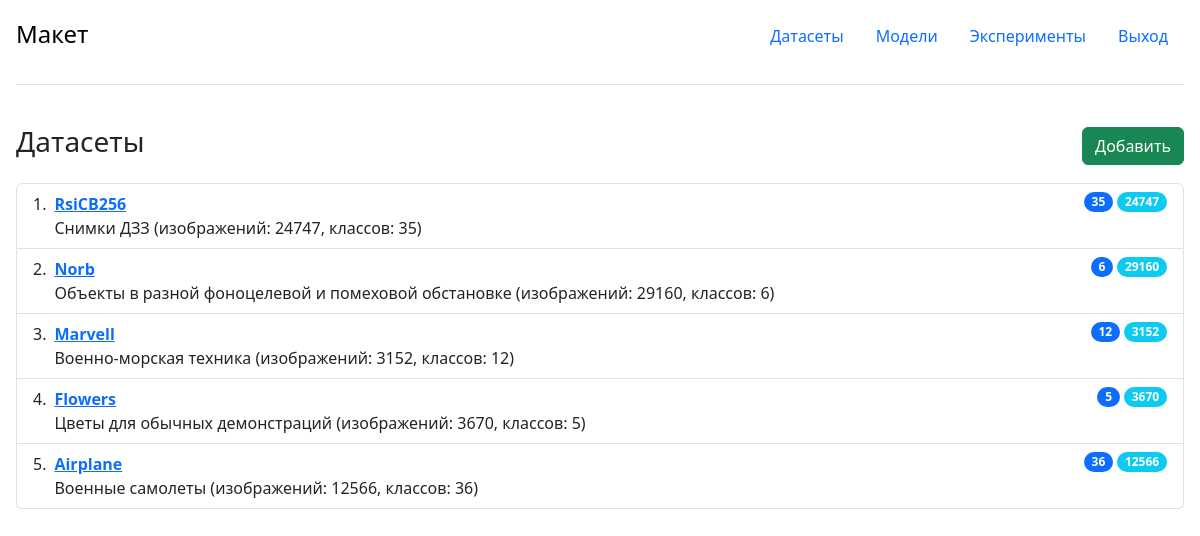
The app's page / (signed in) with its own data.
### portal/entity/dataset/orm.py (models this page shows, shortened)
class Dataset(models.Model):
    shortName = models.CharField(max_length=50, verbose_name='Короткое название', unique=True, null=False, blank=False)
    dir_name = models.CharField(max_length=250, verbose_name='Относительный путь', unique=True, null=False, blank=False)
    class_nums = models.IntegerField(verbose_name="Количество классов", unique=False, null=False, blank=False)
    size = models.IntegerField(verbose_name="Количество образцов", unique=False, null=False, blank=False)
    comments = models.TextField(verbose_name="Описание")
    class Meta:
        verbose_name_plural = '01 Датасеты'
        verbose_name = 'Датасет'
        ordering = ['-shortName']

### portal/entity/dataset/views.py (the view)
# urls.py: path('', dataset_list, name='dataset_list'),
@login_required
def dataset_list(request):
    datasets = Dataset.objects.all()
    context = {'datasets': datasets}
    return render(request, 'portal/pages/dataset/list.html', context)

### portal/templates/portal/pages/dataset/list.html
{% extends 'portal/mainLayaut.html' %}
{% block content %}
    <div class="d-flex justify-content-between align-items-center pb-3">
        <h3>Датасеты</h3>
        <a class="btn btn-success text-decoration-none" href="{% url 'dataset_add' %}"
           role="button">Добавить</a>
    </div>
    <main class="">
        <ol class="list-group list-group-numbered w-100">
            {% for dataset in datasets %}
                <li class="list-group-item d-flex justify-content-between align-items-start">
                    <div class="ms-2 me-auto">
                        <div class="fw-bold">
                            <a href="{% url 'dataset_detail' dataset.pk %}">{{ dataset.shortName }}</a></div>
                        {{ dataset.comments }} (изображений: {{ dataset.size }}, классов: {{ dataset.class_nums }})
                    </div>
                    <span class="badge bg-primary rounded-pill">{{ dataset.class_nums }}</span>
                    <span class="badge bg-info rounded-pill ms-1">{{ dataset.size }}</span>
                </li>
            {% endfor %}
        </ol>
    </main>
{% endblock content %}

### portal/static/portal/index.css (style rules this page uses)
body { font-family: open-sans, sans-serif; margin: 0; }

### records on screen
Dataset: shortName "RsiCB256", comments "Снимки ДЗЗ", size "24747", class_nums "35"
Dataset: shortName "Norb", comments "Объекты в разной фоноцелевой и помеховой обстановке", size "29160", class_nums "6"
Dataset: shortName "Marvell", comments "Военно-морская техника", size "3152", class_nums "12"
Dataset: shortName "Flowers", comments "Цветы для обычных демонстраций", size "3670", class_nums "5"
Dataset: shortName "Airplane", comments "Военные самолеты", size "12566", class_nums "36"
